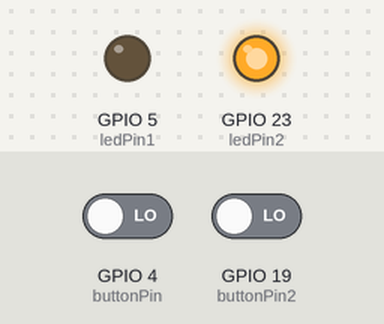
A sketch run on a simulated ESP32. Shown: output pins drawn as LEDs (lit = HIGH). The test bench sets the inputs (shaded band); at power-on: GPIO 4 (buttonPin) LOW, GPIO 19 (buttonPin2) LOW. What the sketch prints to the serial monitor is not drawn.

Above: at 1.2 s.
1.3 s: GPIO 4 (buttonPin) driven HIGH and GPIO 19 (buttonPin2) driven HIGH
At 2.5 s:
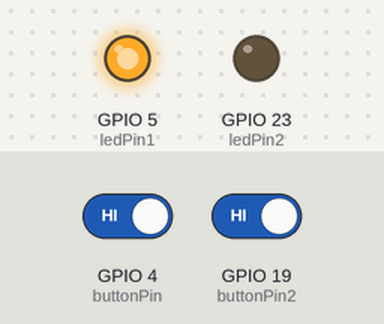
2.8 s: GPIO 4 (buttonPin) driven LOW
At 3.6 s:
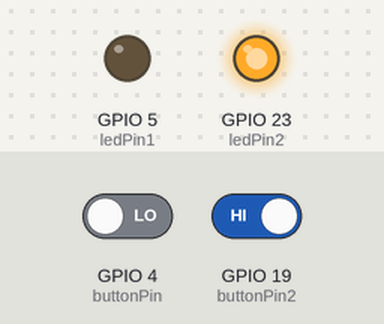
4.3 s: GPIO 4 (buttonPin) driven HIGH
At 4.7 s:
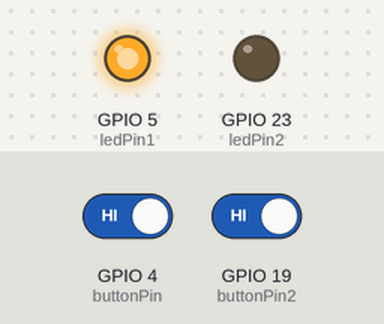
Timing chart, 0 to 7.3 s (numbered marks = the images above; inputs shaded):
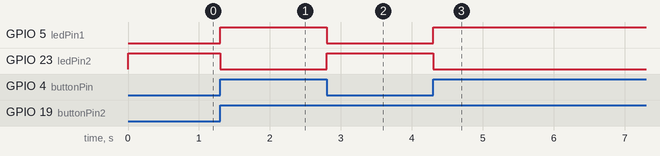

Measured:
- after the input at 1.3 s, GPIO 5 (ledPin1): LOW → HIGH at once; GPIO 23 (ledPin2): HIGH → LOW at once
- after the input at 2.8 s, GPIO 5 (ledPin1): HIGH → LOW at once; GPIO 23 (ledPin2): LOW → HIGH at once
- after the input at 4.3 s, GPIO 5 (ledPin1): LOW → HIGH at once; GPIO 23 (ledPin2): HIGH → LOW at once

The sketch:

push_2_saklar.ino
```cpp
// Complete Instructions: https://RandomNerdTutorials.com/esp32-digital-inputs-outputs-arduino/

// set pin numbers
const int buttonPin = 4;  // the number of the pushbutton pin
const int buttonPin2 = 19;
const int ledPin1 =  5;    // the number of the LED pin
const int ledPin2 =  23;

// variable for storing the pushbutton status
int buttonState = 0;
int buttonState2 = 0;

void setup() {
  Serial.begin(115200);
  // initialize the pushbutton pin as an input
  pinMode(buttonPin, INPUT);
  pinMode(buttonPin2, INPUT);
  // initialize the LED pin as an output
  pinMode(ledPin1, OUTPUT);
  pinMode(ledPin2, OUTPUT);
}

void loop() {
  // read the state of the pushbutton value
  buttonState = digitalRead(buttonPin);
  buttonState2 = digitalRead(buttonPin2);
  Serial.println(buttonState);
  Serial.println(buttonState2);
  // check if the pushbutton is pressed.
  // if it is, the buttonState is HIGH
  if (buttonState == HIGH && buttonState2 == HIGH) {
    // turn LED on
    digitalWrite(ledPin1, HIGH);
    digitalWrite(ledPin2, LOW);
  } else {
    // turn LED off
    digitalWrite(ledPin1, LOW);
    digitalWrite(ledPin2, HIGH);
  }
}
```
